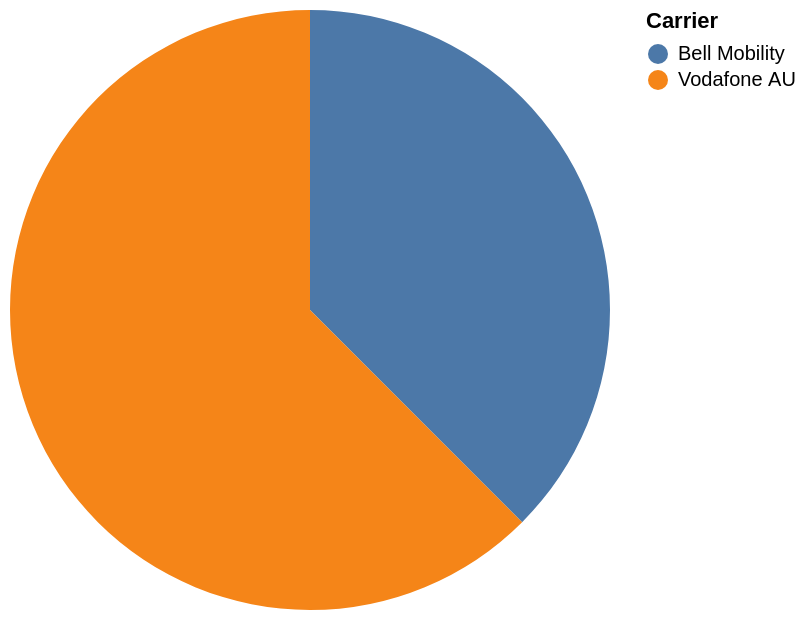

This figure's Vega-Lite source:
### Vega-Lite specification from a JSON file in a GitHub repository (floating-point values rounded to 4 significant figures)
{"data": {"values": [{"x_data": "Bell Mobility", "y_data": 3}, {"x_data": "Vodafone AU", "y_data": 5}]}, "mark": "arc", "encoding": {"theta": {"field": "y_data", "type": "quantitative", "title": "COUNT(Carrier)"}, "color": {"field": "x_data", "type": "nominal", "title": "Carrier"}}}
